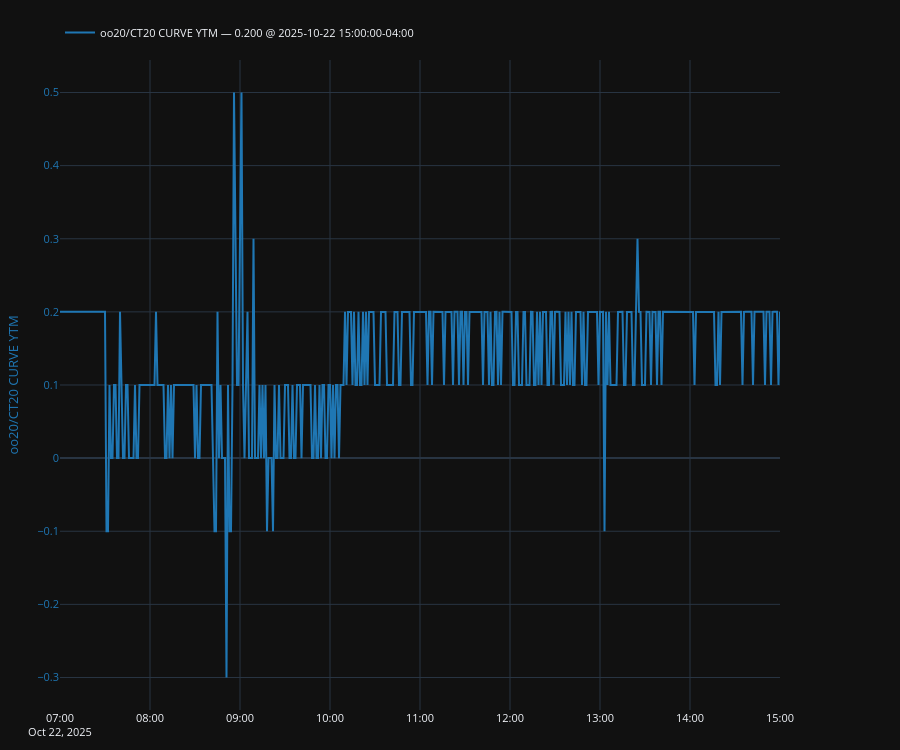

The code cell stored with this chart in its notebook:
### Code cell
# plot, fig, ax, ax2, legend = make_secondary_axis_plot(ylabel_left="RATE", ylabel_right="RATE", title=None, engine="plotly")
# plot(
#     df["o10/CT10 CURVE YTM"],
#     which="left",
#     indicators=[
        # {"kind": "last", "show_date": True, "style": {"linestyle": "--", "linewidth": 1.2, "color": "tab:purple"}},
        # {"kind": "sma", "window": 20, "style": {"linestyle": "--", "color": "red"}},
        # {"kind": "simple_avg", "label": "Long-run mean", "style": {"linestyle": "--", "color": "red"}},
        # {"kind": "cum_change", "from_at": "2025-09-24", "label": "Chg from Logan TCGR Speech"},
        # {"kind": "hurst", "hide": True},
        # {"kind": "vol", "returns": "normal", "window": 20, "hide": True},
        # {"kind": "half_life", "method": "ou", "demean": True, "style": {"linestyle": ":"}, "hide": True},
    # ],
    # ou={"enable": True, "steps": 90, "add_metrics_to_legend": True}
# )
# legend(show_date=True)
# plt.show()

plot, fig, _, _, legend = make_secondary_axis_plot(engine="plotly")
plot(df["oo20/CT20 CURVE YTM"], which="left")
legend(valfmt="{:.3f}", show_date=True)

### Figure 1 — Plotly figure (JSON) as saved in the notebook; plotly's stock layout.template omitted (floating-point values rounded to 4 significant figures; data arrays with more than 128 entries replaced by an {"elided": "..."} marker saying what was removed)
{"data": [{"line": {"color": "#1f77b4"}, "mode": "lines", "name": "oo20/CT20 CURVE YTM — 0.200 @ 2025-10-22 15:00:00-04:00", "showlegend": true, "type": "scatter", "x": {"elided": "481 str values"}, "y": {"elided": "481 float values"}, "yaxis": "y"}], "layout": {"font": {"size": 11}, "height": 750, "legend": {"orientation": "h", "x": 0, "xanchor": "left", "y": 1.02, "yanchor": "bottom"}, "margin": {"b": 40, "l": 60, "r": 120, "t": 60}, "newshape": {"line": {"color": "red"}}, "title": {}, "xaxis": {"showgrid": true, "showspikes": true, "spikecolor": "white", "spikemode": "across", "spikesnap": "cursor"}, "yaxis": {"showgrid": true, "showspikes": true, "spikecolor": "white", "spikesnap": "cursor", "spikethickness": 0.5, "tickfont": {"color": "#1f77b4"}, "title": {"font": {"color": "#1f77b4"}, "text": "oo20/CT20 CURVE YTM"}}}}
